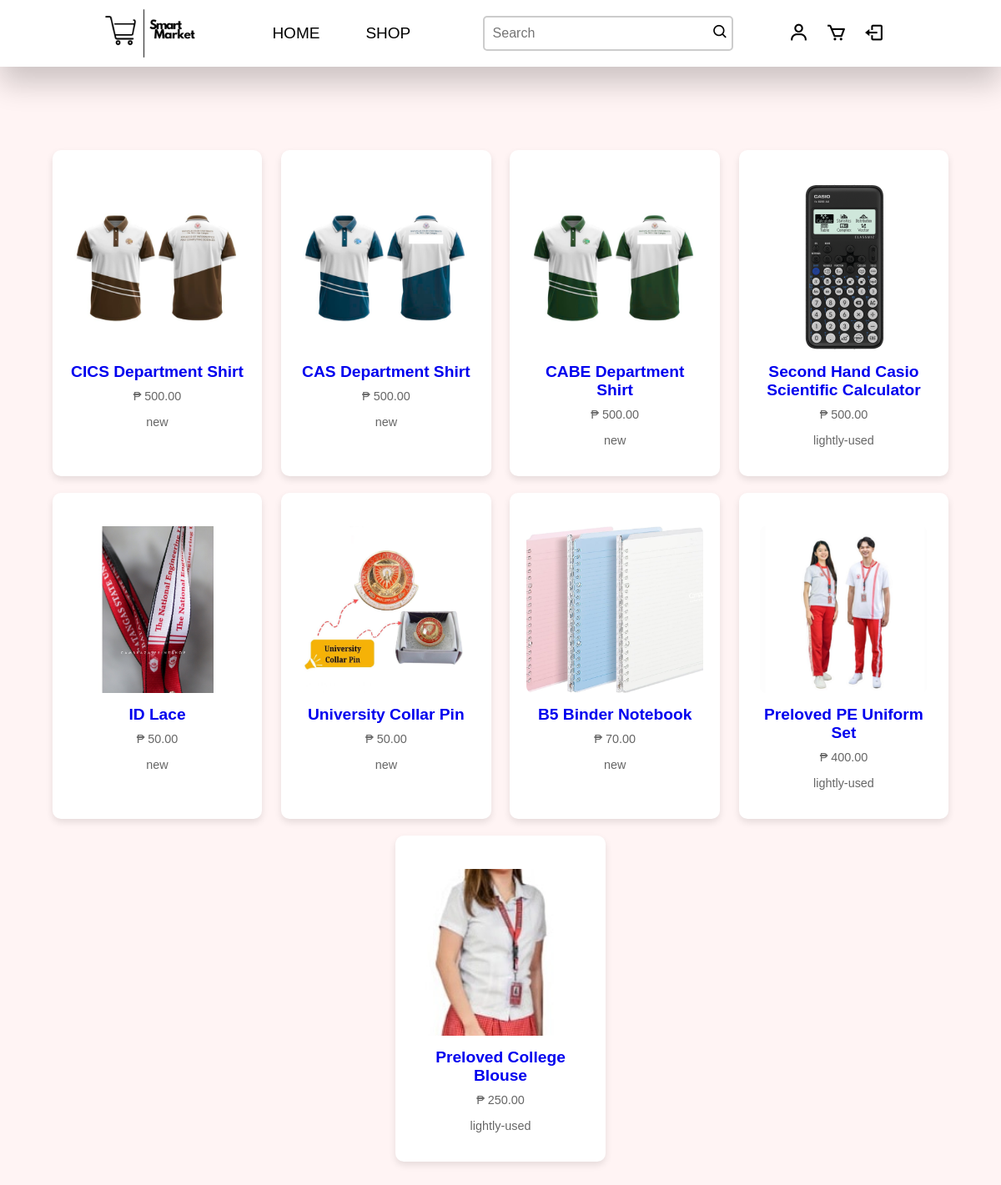
The app's page /shop/shop.php with its own data.
### tables this page shows
CREATE TABLE `products` (
  `product_id` int(11) NOT NULL,
  `product_name` varchar(255) NOT NULL,
  `price` decimal(10,2) DEFAULT NULL,
  `description` text NOT NULL,
  `image_path` varchar(255) NOT NULL,
  `condition` enum('new','like-new','lightly-used','heavily-used') DEFAULT 'new',
  `created_at` datetime DEFAULT current_timestamp(),
  `item_path` varchar(250) DEFAULT NULL,
  `seller_id` int(11) NOT NULL
);

### db/dbshop.php (called while the page is built, shortened)
<?php
class Product {
    private $conn;
    public function __construct($dbConnection) {
        $this->conn = $dbConnection;
    }
    public function getAllProducts() {
        $query = "SELECT * FROM products";
        $result = mysqli_query($this->conn, $query);
        return $result;
    }
}
?>

### shop/shop.php (the view, shortened to what this page needs)
<?php
include('../header/header.php');
include('../db/dbshop.php');
$dbInstance = new Database();
$conn = $dbInstance->getConnection();
$productInstance = new Product($conn);
$products = $productInstance->getAllProducts();
?>
<!DOCTYPE html>
<html lang="en">
<head>
  <link rel="stylesheet" href="/final/shop/shop.css" />
  <link rel="stylesheet" href="https://unpkg.com/boxicons@latest/css/boxicons.min.css" />
  <link rel="stylesheet" href="/final/css/nav.css" />
</head>
<body>
  <section id="shop" class="shop-section-first" aria-labelledby="shop-heading">
    <div class="products">
      <?php if ($products && mysqli_num_rows($products) > 0) { ?>
        <?php while ($product = mysqli_fetch_assoc($products)) { ?>
          <div class="product">
            <a href="<?php echo htmlspecialchars($product['item_path']); ?>">
              <img src="<?php echo htmlspecialchars($product['image_path']); ?>" alt="Product Image" />
              <h3><?php echo htmlspecialchars($product['product_name']); ?></h3>
              <p>₱ <?php echo htmlspecialchars(number_format($product['price'], 2)); ?></p>
              <p class="condition"><?php echo htmlspecialchars($product['condition']); ?></p>
            </a>
          </div>
        <?php } ?>
      <?php } else { ?>
        <p>No products available.</p>
      <?php } ?>
    </div>
  </section>
</body>
</html>

### css/nav.css (style rules this page uses)
* { margin: 0; padding: 0; box-sizing: border-box; scroll-behavior: smooth; font-family: sans-serif; list-style: none; text-decoration: none; }

### shop/shop.css (style rules this page uses)
* { margin: 0; padding: 0; box-sizing: border-box; scroll-behavior: smooth; font-family: sans-serif; list-style: none; text-decoration: none; }
.shop-section-first { padding: 60px; background-color: #fff4f4; text-align: center; padding-top: 180px; }
.shop-section-first .products { display: flex; flex-wrap: wrap; gap: 20px; justify-content: space-evenly; }
.shop-section-first .product { background-color: white; border-radius: 10px; box-shadow: 0 4px 8px rgba(0, 0, 0, 0.1); padding: 20px; flex: 1 1 calc(27% - 40px); max-width: calc(27% - 40px); text-align: center; transition: transform 0.3s ease; box-sizing: border-box; }
.shop-section-first .product img { height: 200px; width: auto; max-width: 100%; object-fit: cover; display: block; margin: 0 auto; border-radius: 8px; margin-top: 20px; }
.shop-section-first .product h3 { font-size: 1.2em; margin: 15px 0 10px; }
.shop-section-first .product p { font-size: 0.9em; color: #666; margin-bottom: 15px; }

### records on screen
products: image_path (picture), product_name "CICS Department Shirt", price "500.00", condition "new"
products: image_path (picture), product_name "CAS Department Shirt", price "500.00", condition "new"
products: image_path (picture), product_name "CABE Department Shirt", price "500.00", condition "new"
products: image_path (picture), product_name "Second Hand Casio Scientific Calculator", price "500.00", condition "lightly-used"
products: image_path (picture), product_name "ID Lace", price "50.00", condition "new"
products: image_path (picture), product_name "University Collar Pin", price "50.00", condition "new"
products: image_path (picture), product_name "B5 Binder Notebook", price "70.00", condition "new"
products: image_path (picture), product_name "Preloved PE Uniform Set", price "400.00", condition "lightly-used"
products: image_path (picture), product_name "Preloved College Blouse", price "250.00", condition "lightly-used"
